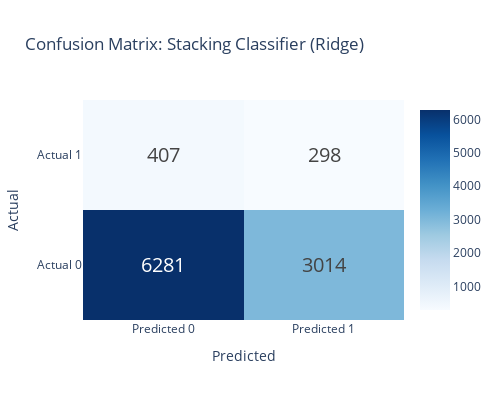
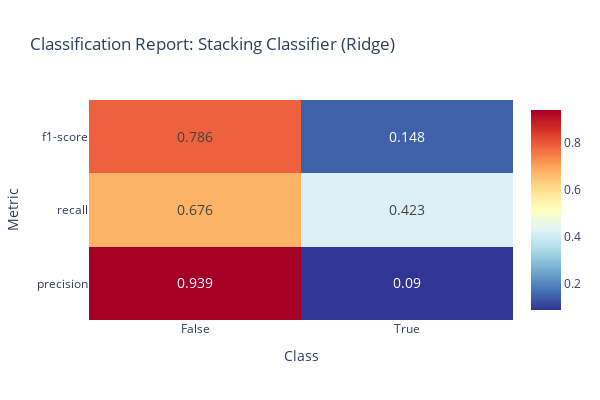

The cell these charts' notebook holds for them, in order:
### Code cell
# Classification with best threshold

print(f"Best XGBoost mean threshold: {stacking_clf}")
y_pred_np = stacking_clf.predict(X.to_numpy())

y_true_pl = pl.Series("y_true", y_true_np)
y_pred_pl = pl.Series("y_pred", y_pred_np)


# Evaluate a single model
print("Evaluating Stacking Classifier (Ridge):")
results_stacking = evaluate_classification_model(
    y_true=y_true_pl,
    y_pred=y_pred_pl,
    y_proba=None,
    model_name="Stacking Classifier (Ridge)",
    plot_results=True,
    print_result=True
)

### Figure 1 — Plotly figure (JSON) as saved in the notebook; plotly's stock layout.template omitted (floating-point values rounded to 4 significant figures)
{"data": [{"colorscale": [[0, "rgb(247,251,255)"], [0.125, "rgb(222,235,247)"], [0.25, "rgb(198,219,239)"], [0.375, "rgb(158,202,225)"], [0.5, "rgb(107,174,214)"], [0.625, "rgb(66,146,198)"], [0.75, "rgb(33,113,181)"], [0.875, "rgb(8,81,156)"], [1, "rgb(8,48,107)"]], "text": [[6281, 3014], [407, 298]], "textfont": {"size": 20}, "texttemplate": "%{text}", "type": "heatmap", "x": ["Predicted 0", "Predicted 1"], "y": ["Actual 0", "Actual 1"], "z": [[6281, 3014], [407, 298]]}], "layout": {"height": 400, "title": {"text": "Confusion Matrix: Stacking Classifier (Ridge)"}, "width": 500, "xaxis": {"showgrid": false, "title": {"text": "Predicted"}}, "yaxis": {"showgrid": false, "title": {"text": "Actual"}}}}

### Figure 2 — Plotly figure (JSON) as saved in the notebook; plotly's stock layout.template omitted (floating-point values rounded to 4 significant figures)
{"data": [{"colorscale": [[0, "rgb(49,54,149)"], [0.1, "rgb(69,117,180)"], [0.2, "rgb(116,173,209)"], [0.3, "rgb(171,217,233)"], [0.4, "rgb(224,243,248)"], [0.5, "rgb(255,255,191)"], [0.6, "rgb(254,224,144)"], [0.7, "rgb(253,174,97)"], [0.8, "rgb(244,109,67)"], [0.9, "rgb(215,48,39)"], [1, "rgb(165,0,38)"]], "text": [[0.939, 0.09], [0.676, 0.423], [0.786, 0.148]], "textfont": {"size": 14}, "texttemplate": "%{text}", "type": "heatmap", "x": ["False", "True"], "y": ["precision", "recall", "f1-score"], "z": [[0.9391, 0.08998], [0.6757, 0.4227], [0.786, 0.1484]]}], "layout": {"height": 400, "title": {"text": "Classification Report: Stacking Classifier (Ridge)"}, "width": 600, "xaxis": {"showgrid": false, "title": {"text": "Class"}}, "yaxis": {"showgrid": false, "title": {"text": "Metric"}}}}
